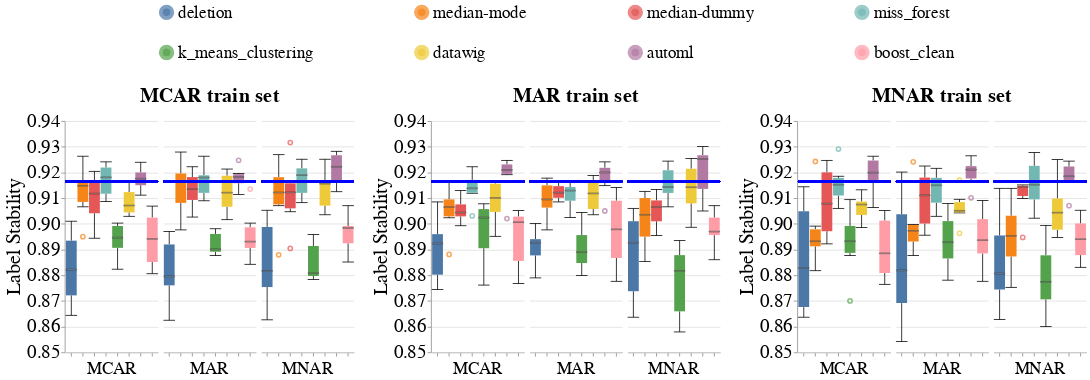

Write notebook code for a chart like this one.
### Code cell
create_box_plots_for_diff_imputers_v2(dataset_name=DATASET_NAME,
                                      model_name='rf_clf',
                                      metric_name='label_stability',
                                      db_client=db_client)

### Figure 1 — Vega-Lite specification as saved in the notebook (floating-point values rounded to 4 significant figures; data arrays with more than 128 entries replaced by an {"elided": "..."} marker saying what was removed)
{"config": {"view": {"continuousWidth": 400, "continuousHeight": 300, "stroke": null}, "axis": {"labelFontSize": 24, "labelFontWeight": "normal", "titleFontSize": 26, "titleFontWeight": "normal"}, "facet": {"spacing": 5}, "header": {"labelFontSize": 22, "labelOrient": "bottom", "labelPadding": 5, "titleFontSize": 26}, "legend": {"columns": 4, "direction": "horizontal", "labelFontSize": 22, "labelLimit": 400, "orient": "top", "symbolOffset": 120, "symbolStrokeWidth": 10, "titleAnchor": "middle", "titleFontSize": 24, "titleLimit": 300}, "title": {"fontSize": 26}}, "hconcat": [{"facet": {"column": {"field": "Test_Injection_Strategy", "sort": ["MCAR", "MAR", "MNAR"], "title": "MCAR train set", "type": "nominal"}}, "spec": {"layer": [{"mark": {"type": "boxplot", "median": {"stroke": "black", "strokeWidth": 0.7}, "ticks": true}, "encoding": {"color": {"field": "Null_Imputer_Name", "sort": ["deletion", "median-mode", "median-dummy", "miss_forest", "k_means_clustering", "datawig", "automl", "boost_clean"], "title": null, "type": "nominal"}, "x": {"axis": {"labels": false}, "field": "Null_Imputer_Name", "sort": ["deletion", "median-mode", "median-dummy", "miss_forest", "k_means_clustering", "datawig", "automl", "boost_clean"], "title": null, "type": "nominal"}, "y": {"field": "Metric_Value", "scale": {"zero": false}, "title": "Label Stability", "type": "quantitative"}}}, {"mark": "rule", "encoding": {"color": {"value": "blue"}, "size": {"value": 2}, "y": {"field": "Baseline_Median", "type": "quantitative"}}}], "width": 120}}, {"data": {"name": "data-695383af476140c0f3bb34001b46a25f"}, "facet": {"column": {"field": "Test_Injection_Strategy", "sort": ["MCAR", "MAR", "MNAR"], "title": "MAR train set", "type": "nominal"}}, "spec": {"layer": [{"mark": {"type": "boxplot", "median": {"stroke": "black", "strokeWidth": 0.7}, "ticks": true}, "encoding": {"color": {"field": "Null_Imputer_Name", "sort": ["deletion", "median-mode", "median-dummy", "miss_forest", "k_means_clustering", "datawig", "automl", "boost_clean"], "title": null, "type": "nominal"}, "x": {"axis": {"labels": false}, "field": "Null_Imputer_Name", "sort": ["deletion", "median-mode", "median-dummy", "miss_forest", "k_means_clustering", "datawig", "automl", "boost_clean"], "title": null, "type": "nominal"}, "y": {"field": "Metric_Value", "scale": {"zero": false}, "title": "Label Stability", "type": "quantitative"}}}, {"mark": "rule", "encoding": {"color": {"value": "blue"}, "size": {"value": 2}, "y": {"field": "Baseline_Median", "type": "quantitative"}}}], "width": 120}}, {"data": {"name": "data-46e76ad7038c719510705380e093156d"}, "facet": {"column": {"field": "Test_Injection_Strategy", "sort": ["MCAR", "MAR", "MNAR"], "title": "MNAR train set", "type": "nominal"}}, "spec": {"layer": [{"mark": {"type": "boxplot", "median": {"stroke": "black", "strokeWidth": 0.7}, "ticks": true}, "encoding": {"color": {"field": "Null_Imputer_Name", "sort": ["deletion", "median-mode", "median-dummy", "miss_forest", "k_means_clustering", "datawig", "automl", "boost_clean"], "title": null, "type": "nominal"}, "x": {"axis": {"labels": false}, "field": "Null_Imputer_Name", "sort": ["deletion", "median-mode", "median-dummy", "miss_forest", "k_means_clustering", "datawig", "automl", "boost_clean"], "title": null, "type": "nominal"}, "y": {"field": "Metric_Value", "scale": {"zero": false}, "title": "Label Stability", "type": "quantitative"}}}, {"mark": "rule", "encoding": {"color": {"value": "blue"}, "size": {"value": 2}, "y": {"field": "Baseline_Median", "type": "quantitative"}}}], "width": 120}}], "data": {"name": "data-65f09d5e4ae7a3059a55642ff923fc76"}, "resolve": {"scale": {"y": "shared"}}, "$schema": "https://vega.github.io/schema/vega-lite/v4.17.0.json", "datasets": {"data-65f09d5e4ae7a3059a55642ff923fc76": {"elided": "144 records"}, "data-695383af476140c0f3bb34001b46a25f": {"elided": "144 records"}, "data-46e76ad7038c719510705380e093156d": {"elided": "144 records"}}}
